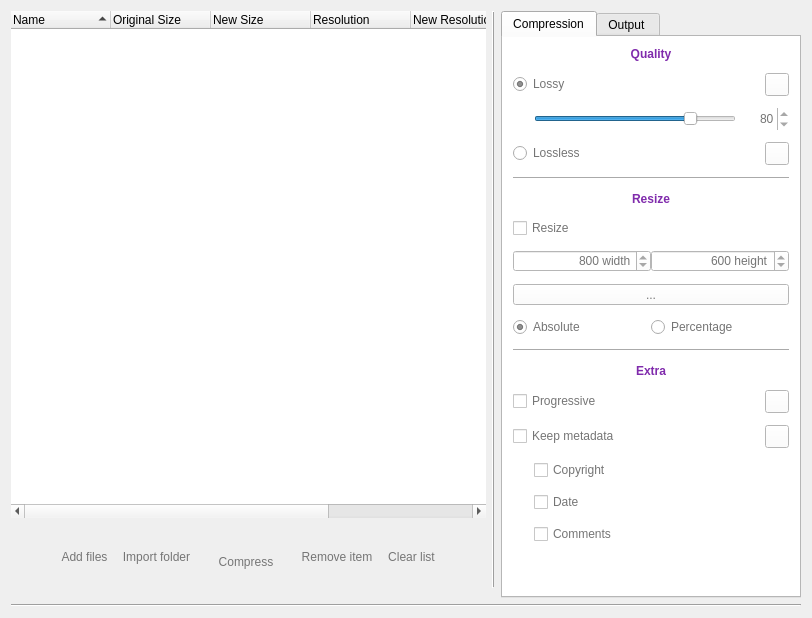
      <widget class="QWidget" name="horizontalLayoutWidget_2">
       <layout class="QGridLayout" name="mainGridLayout">
        <item row="1" column="1">
         <widget class="Line" name="sidePanelLine">
          <property name="minimumSize">
           <size>
            <width>0</width>
            <height>0</height>
           </size>
          </property>
          <property name="styleSheet">
           <string notr="true">margin-bottom:10px;</string>
          </property>
          <property name="frameShadow">
           <enum>QFrame::Raised</enum>
          </property>
          <property name="lineWidth">
           <number>1</number>
          </property>
          <property name="orientation">
           <enum>Qt::Vertical</enum>
          </property>
         </widget>
        </item>
        <item row="1" column="0">
         <layout class="QVBoxLayout" name="mainVLayout">
          <item>
           <widget class="QDropTreeWidget" name="listTreeWidget">
            <property name="sizePolicy">
             <sizepolicy hsizetype="Expanding" vsizetype="Expanding">
              <horstretch>0</horstretch>
              <verstretch>0</verstretch>
             </sizepolicy>
            </property>
            <property name="focusPolicy">
             <enum>Qt::ClickFocus</enum>
            </property>
            <property name="contextMenuPolicy">
             <enum>Qt::CustomContextMenu</enum>
            </property>
            <property name="acceptDrops">
             <bool>true</bool>
            </property>
            <property name="styleSheet">
             <string notr="true">QTreeWidget:focus {
	outline: none;
}</string>
            </property>
            <property name="frameShape">
             <enum>QFrame::NoFrame</enum>
            </property>
            <property name="frameShadow">
             <enum>QFrame::Plain</enum>
            </property>
            <property name="lineWidth">
             <number>0</number>
            </property>
            <property name="dragEnabled">
             <bool>false</bool>
            </property>
            <property name="dragDropOverwriteMode">
             <bool>false</bool>
            </property>
            <property name="dragDropMode">
             <enum>QAbstractItemView::DropOnly</enum>
            </property>
            <property name="selectionMode">
             <enum>QAbstractItemView::ExtendedSelection</enum>
            </property>
            <property name="indentation">
             <number>0</number>
            </property>
            <property name="sortingEnabled">
             <bool>true</bool>
            </property>
            <property name="animated">
             <bool>true</bool>
            </property>
            <attribute name="headerCascadingSectionResizes">
             <bool>false</bool>
            </attribute>
            <attribute name="headerHighlightSections">
             <bool>false</bool>
            </attribute>
            <attribute name="headerShowSortIndicator" stdset="0">
             <bool>true</bool>
            </attribute>
            <column>
             <property name="text">
              <string>Name</string>
             </property>
             <property name="font">
              <font>
               <weight>50</weight>
               <bold>false</bold>
              </font>
             </property>
            </column>
            <column>
             <property name="text">
              <string>Original Size</string>
             </property>
            </column>
            <column>
             <property name="text">
              <string>New Size</string>
             </property>
            </column>
            <column>
             <property name="text">
              <string>Resolution</string>
             </property>
            </column>
            <column>
             <property name="text">
              <string>New Resolution</string>
             </property>
            </column>
            <column>
             <property name="text">
              <string>Saved</string>
             </property>
            </column>
            <column>
             <property name="text">
              <string>Full Path</string>
             </property>
            </column>
           </widget>
          </item>
          <item>
           <layout class="QHBoxLayout" name="buttonsHLayout">
            <item>
             <widget class="QToolButton" name="settingsButton">
              <property name="styleSheet">
               <string notr="true">background-color: transparent;
border: none;</string>
              </property>
              <property name="text">
               <string/>
              </property>
              <property name="icon">
               <iconset resource="icons.qrc">
                <normaloff>:/icons/ui/settings.png</normaloff>:/icons/ui/settings.png</iconset>
              </property>
              <property name="iconSize">
               <size>
                <width>24</width>
                <height>24</height>
               </size>
              </property>
              <property name="checkable">
               <bool>true</bool>
              </property>
              <property name="checked">
               <bool>true</bool>
              </property>
             </widget>
            </item>
            <item>
             <spacer name="buttonsLSpacer">
              <property name="orientation">
               <enum>Qt::Horizontal</enum>
              </property>
              <property name="sizeHint" stdset="0">
               <size>
                <width>13</width>
                <height>17</height>
               </size>
              </property>
             </spacer>
            </item>
            <item>
             <widget class="QToolButton" name="addFilesButton">
              <property name="sizePolicy">
               <sizepolicy hsizetype="Fixed" vsizetype="Fixed">
                <horstretch>0</horstretch>
                <verstretch>0</verstretch>
               </sizepolicy>
              </property>
              <property name="minimumSize">
               <size>
                <width>0</width>
                <height>50</height>
               </size>
              </property>
              <property name="baseSize">
               <size>
                <width>0</width>
                <height>0</height>
               </size>
              </property>
              <property name="styleSheet">
               <string notr="true">QToolButton {
    background-color: transparent;
    border: none;
    color: #757575;
    border-bottom: 3px solid transparent;
    padding-bottom: 5px;
}

QToolButton:hover {
    color: #934ab8;
    border-bottom: 3px solid #934ab8;
}</string>
              </property>
              <property name="text">
               <string>Add files</string>
              </property>
              <property name="icon">
               <iconset resource="icons.qrc">
                <normaloff>:/icons/ui/add.png</normaloff>:/icons/ui/add.png</iconset>
              </property>
              <property name="iconSize">
               <size>
                <width>32</width>
                <height>32</height>
               </size>
              </property>
              <property name="toolButtonStyle">
               <enum>Qt::ToolButtonTextUnderIcon</enum>
              </property>
             </widget>
            </item>
            <item>
             <widget class="QToolButton" name="addFolderButton">
              <property name="sizePolicy">
               <sizepolicy hsizetype="Fixed" vsizetype="Fixed">
                <horstretch>0</horstretch>
                <verstretch>0</verstretch>
               </sizepolicy>
              </property>
              <property name="minimumSize">
               <size>
                <width>0</width>
                <height>50</height>
               </size>
              </property>
              <property name="styleSheet">
               <string notr="true">QToolButton {
    background-color: transparent;
    border: none;
    color: #757575;
    border-bottom: 3px solid transparent;
    padding-bottom: 5px;
}

QToolButton:hover {
    color: #934ab8;
    border-bottom: 3px solid #934ab8;
}</string>
              </property>
              <property name="text">
               <string>Import folder</string>
              </property>
              <property name="icon">
               <iconset resource="icons.qrc">
                <normaloff>:/icons/ui/folder.png</normaloff>:/icons/ui/folder.png</iconset>
              </property>
              <property name="iconSize">
               <size>
                <width>32</width>
                <height>32</height>
               </size>
              </property>
              <property name="toolButtonStyle">
               <enum>Qt::ToolButtonTextUnderIcon</enum>
              </property>
             </widget>
            </item>
            <item>
             <widget class="QToolButton" name="compressButton">
              <property name="sizePolicy">
               <sizepolicy hsizetype="Fixed" vsizetype="Fixed">
                <horstretch>0</horstretch>
                <verstretch>0</verstretch>
               </sizepolicy>
              </property>
              <property name="minimumSize">
               <size>
                <width>90</width>
                <height>74</height>
               </size>
              </property>
              <property name="maximumSize">
               <size>
                <width>64</width>
                <height>64</height>
               </size>
              </property>
              <property name="styleSheet">
               <string notr="true">QToolButton {
    background-color: transparent;
    border: none;
    color: #757575;
    border-bottom: 3px solid transparent;
    padding-bottom: 5px;
}

QToolButton:hover {
    color: #934ab8;
}</string>
              </property>
              <property name="text">
               <string>Compress</string>
              </property>
              <property name="icon">
               <iconset resource="icons.qrc">
                <normaloff>:/icons/ui/compress.png</normaloff>:/icons/ui/compress.png</iconset>
              </property>
              <property name="iconSize">
               <size>
                <width>48</width>
                <height>48</height>
               </size>
              </property>
              <property name="toolButtonStyle">
               <enum>Qt::ToolButtonTextUnderIcon</enum>
              </property>
             </widget>
            </item>
            <item>
             <widget class="QToolButton" name="removeItemButton">
              <property name="enabled">
               <bool>false</bool>
              </property>
              <property name="sizePolicy">
               <sizepolicy hsizetype="Fixed" vsizetype="Fixed">
                <horstretch>0</horstretch>
                <verstretch>0</verstretch>
               </sizepolicy>
              </property>
              <property name="minimumSize">
               <size>
                <width>0</width>
                <height>50</height>
               </size>
              </property>
              <property name="styleSheet">
               <string notr="true">QToolButton {
    background-color: transparent;
    border: none;
    color: #757575;
    border-bottom: 3px solid transparent;
    padding-bottom: 5px;
}

QToolButton:hover {
    color: #934ab8;
    border-bottom: 3px solid #934ab8;
}</string>
              </property>
              <property name="text">
               <string>Remove item</string>
              </property>
              <property name="icon">
               <iconset resource="icons.qrc">
                <normaloff>:/icons/ui/remove.png</normaloff>:/icons/ui/remove.png</iconset>
              </property>
              <property name="iconSize">
               <size>
                <width>32</width>
                <height>32</height>
               </size>
              </property>
              <property name="toolButtonStyle">
               <enum>Qt::ToolButtonTextUnderIcon</enum>
              </property>
             </widget>
            </item>
            <item>
             <widget class="QToolButton" name="clearButton">
              <property name="enabled">
               <bool>false</bool>
              </property>
              <property name="sizePolicy">
               <sizepolicy hsizetype="Fixed" vsizetype="Fixed">
                <horstretch>0</horstretch>
                <verstretch>0</verstretch>
               </sizepolicy>
              </property>
              <property name="minimumSize">
               <size>
                <width>0</width>
                <height>50</height>
               </size>
              </property>
              <property name="styleSheet">
               <string notr="true">QToolButton {
    background-color: transparent;
    border: none;
    color: #757575;
    border-bottom: 3px solid transparent;
    padding-bottom: 5px;
}

QToolButton:hover {
    color: #934ab8;
    border-bottom: 3px solid #934ab8;
}</string>
              </property>
              <property name="text">
               <string>Clear list</string>
              </property>
              <property name="icon">
               <iconset resource="icons.qrc">
                <normaloff>:/icons/ui/clear.png</normaloff>:/icons/ui/clear.png</iconset>
              </property>
              <property name="iconSize">
               <size>
                <width>32</width>
                <height>32</height>
               </size>
              </property>
              <property name="toolButtonStyle">
               <enum>Qt::ToolButtonTextUnderIcon</enum>
              </property>
             </widget>
            </item>
            <item>
             <spacer name="buttonsRSpacer">
              <property name="orientation">
               <enum>Qt::Horizontal</enum>
              </property>
              <property name="sizeHint" stdset="0">
               <size>
                <width>13</width>
                <height>17</height>
               </size>
              </property>
             </spacer>
            </item>
            <item>
             <widget class="QToolButton" name="showSidePanelButton">
              <property name="styleSheet">
               <string notr="true">background-color: transparent;
border: none;</string>
              </property>
              <property name="text">
               <string/>
              </property>
              <property name="icon">
               <iconset resource="icons.qrc">
                <normaloff>:/icons/ui/side_panel_active.png</normaloff>:/icons/ui/side_panel_active.png</iconset>
              </property>
              <property name="iconSize">
               <size>
                <width>24</width>
                <height>24</height>
               </size>
              </property>
              <property name="checkable">
               <bool>true</bool>
              </property>
              <property name="checked">
               <bool>true</bool>
              </property>
             </widget>
            </item>
           </layout>
          </item>
         </layout>
        </item>
        <item row="2" column="0" colspan="3">
         <widget class="Line" name="mainLine">
          <property name="orientation">
           <enum>Qt::Horizontal</enum>
          </property>
         </widget>
        </item>
        <item row="1" column="2">
         <widget class="QTabWidget" name="sidePanelTabWidget">
          <property name="sizePolicy">
           <sizepolicy hsizetype="Minimum" vsizetype="Expanding">
            <horstretch>0</horstretch>
            <verstretch>0</verstretch>
           </sizepolicy>
          </property>
          <property name="minimumSize">
           <size>
            <width>300</width>
            <height>0</height>
           </size>
          </property>
          <property name="styleSheet">
           <string notr="true">QTabWidget {
	background-color: white;
	color: #757575;
}</string>
          </property>
          <property name="currentIndex">
           <number>0</number>
          </property>
          <property name="documentMode">
           <bool>false</bool>
          </property>
          <widget class="QWidget" name="compressionTab">
           <property name="styleSheet">
            <string notr="true">QWidget {
	background: white;
	color: #757575;
}</string>
           </property>
           <attribute name="title">
            <string>Compression</string>
           </attribute>
           <layout class="QGridLayout" name="gridLayout_5">
            <property name="leftMargin">
             <number>10</number>
            </property>
            <property name="topMargin">
             <number>10</number>
            </property>
            <property name="rightMargin">
             <number>10</number>
            </property>
            <property name="bottomMargin">
             <number>10</number>
            </property>
            <property name="horizontalSpacing">
             <number>-1</number>
            </property>
            <property name="verticalSpacing">
             <number>12</number>
            </property>
            <item row="19" column="1" colspan="3">
             <widget class="QCheckBox" name="keepDateCheckBox">
              <property name="text">
               <string>Date</string>
              </property>
             </widget>
            </item>
            <item row="4" column="0" colspan="3">
             <widget class="QRadioButton" name="losslessRadioButton">
              <property name="text">
               <string>Lossless</string>
              </property>
              <property name="autoExclusive">
               <bool>true</bool>
              </property>
              <attribute name="buttonGroup">
               <string notr="true">qualityButtonGroup</string>
              </attribute>
             </widget>
            </item>
            <item row="21" column="1" colspan="2">
             <spacer name="verticalSpacer">
              <property name="orientation">
               <enum>Qt::Vertical</enum>
              </property>
              <property name="sizeHint" stdset="0">
               <size>
                <width>20</width>
                <height>40</height>
               </size>
              </property>
             </spacer>
            </item>
            <item row="2" column="1">
             <widget class="QSlider" name="qualitySlider">
              <property name="minimum">
               <number>1</number>
              </property>
              <property name="maximum">
               <number>100</number>
              </property>
              <property name="value">
               <number>80</number>
              </property>
              <property name="orientation">
               <enum>Qt::Horizontal</enum>
              </property>
              <property name="invertedAppearance">
               <bool>false</bool>
              </property>
              <property name="invertedControls">
               <bool>false</bool>
              </property>
              <property name="tickPosition">
               <enum>QSlider::NoTicks</enum>
              </property>
              <property name="tickInterval">
               <number>10</number>
              </property>
             </widget>
            </item>
            <item row="6" column="0" colspan="4">
             <widget class="Line" name="resizeLine">
              <property name="minimumSize">
               <size>
                <width>0</width>
                <height>0</height>
               </size>
              </property>
              <property name="orientation">
               <enum>Qt::Horizontal</enum>
              </property>
             </widget>
            </item>
            <item row="2" column="0">
             <spacer name="compressionTabberSpacer">
              <property name="orientation">
               <enum>Qt::Horizontal</enum>
              </property>
              <property name="sizeType">
               <enum>QSizePolicy::Fixed</enum>
              </property>
              <property name="sizeHint" stdset="0">
               <size>
                <width>15</width>
                <height>20</height>
               </size>
              </property>
             </spacer>
            </item>
            <item row="0" column="0" colspan="4">
             <widget class="QLabel" name="qualityLabel">
              <property name="font">
               <font>
                <weight>75</weight>
                <bold>true</bold>
               </font>
              </property>
              <property name="text">
               <string>&lt;html&gt;&lt;head/&gt;&lt;body&gt;&lt;p&gt;&lt;span style=&quot; color:#802bac;&quot;&gt;Quality&lt;/span&gt;&lt;/p&gt;&lt;/body&gt;&lt;/html&gt;</string>
              </property>
              <property name="alignment">
               <set>Qt::AlignCenter</set>
              </property>
             </widget>
            </item>
            <item row="20" column="1" colspan="3">
             <widget class="QCheckBox" name="keepCommentsCheckBox">
              <property name="text">
               <string>Comments</string>
              </property>
             </widget>
            </item>
            <item row="17" column="0" colspan="3">
             <widget class="QCheckBox" name="keepExifCheckBox">
              <property name="text">
               <string>Keep metadata</string>
              </property>
              <property name="tristate">
               <bool>true</bool>
              </property>
             </widget>
            </item>
            <item row="8" column="0" colspan="4">
             <widget class="QCheckBox" name="resizeCheckBox">
              <property name="text">
               <string>Resize</string>
              </property>
             </widget>
            </item>
            <item row="17" column="3">
             <widget class="QToolButton" name="exifInfoButton">
              <property name="sizePolicy">
               <sizepolicy hsizetype="Preferred" vsizetype="Fixed">
                <horstretch>0</horstretch>
                <verstretch>0</verstretch>
               </sizepolicy>
              </property>
              <property name="text">
               <string/>
              </property>
              <property name="icon">
               <iconset resource="icons.qrc">
                <normaloff>:/icons/ui/info.png</normaloff>:/icons/ui/info.png</iconset>
              </property>
             </widget>
            </item>
            <item row="1" column="0" colspan="3">
             <widget class="QRadioButton" name="lossyRadioButton">
              <property name="text">
               <string>Lossy</string>
              </property>
              <property name="checked">
               <bool>true</bool>
              </property>
              <property name="autoExclusive">
               <bool>true</bool>
              </property>
              <attribute name="buttonGroup">
               <string notr="true">qualityButtonGroup</string>
              </attribute>
             </widget>
            </item>
            <item row="4" column="3">
             <widget class="QToolButton" name="losslessInfoButton">
              <property name="sizePolicy">
               <sizepolicy hsizetype="Preferred" vsizetype="Fixed">
                <horstretch>0</horstretch>
                <verstretch>0</verstretch>
               </sizepolicy>
              </property>
              <property name="text">
               <string/>
              </property>
              <property name="icon">
               <iconset resource="icons.qrc">
                <normaloff>:/icons/ui/info.png</normaloff>:/icons/ui/info.png</iconset>
              </property>
             </widget>
            </item>
            <item row="2" column="2" colspan="2">
             <widget class="QSpinBox" name="qualitySpinBox">
              <property name="focusPolicy">
               <enum>Qt::ClickFocus</enum>
              </property>
              <property name="frame">
               <bool>false</bool>
              </property>
              <property name="alignment">
               <set>Qt::AlignRight|Qt::AlignTrailing|Qt::AlignVCenter</set>
              </property>
              <property name="correctionMode">
               <enum>QAbstractSpinBox::CorrectToNearestValue</enum>
              </property>
              <property name="minimum">
               <number>1</number>
              </property>
              <property name="maximum">
               <number>100</number>
              </property>
              <property name="value">
               <number>80</number>
              </property>
             </widget>
            </item>
            <item row="10" column="0" colspan="4">
             <layout class="QHBoxLayout" name="resizeHLayout">
              <item>
               <widget class="QSpinBox" name="widthSpinBox">
                <property name="enabled">
                 <bool>false</bool>
                </property>
                <property name="focusPolicy">
                 <enum>Qt::ClickFocus</enum>
                </property>
                <property name="alignment">
                 <set>Qt::AlignRight|Qt::AlignTrailing|Qt::AlignVCenter</set>
                </property>
                <property name="correctionMode">
                 <enum>QAbstractSpinBox::CorrectToNearestValue</enum>
                </property>
                <property name="suffix">
                 <string> width</string>
                </property>
                <property name="minimum">
                 <number>1</number>
                </property>
                <property name="maximum">
                 <number>99999</number>
                </property>
                <property name="singleStep">
                 <number>10</number>
                </property>
                <property name="value">
                 <number>800</number>
                </property>
               </widget>
              </item>
              <item>
               <widget class="QSpinBox" name="heightSpinBox">
                <property name="enabled">
                 <bool>false</bool>
                </property>
                <property name="focusPolicy">
                 <enum>Qt::ClickFocus</enum>
                </property>
                <property name="alignment">
                 <set>Qt::AlignRight|Qt::AlignTrailing|Qt::AlignVCenter</set>
                </property>
                <property name="correctionMode">
                 <enum>QAbstractSpinBox::CorrectToNearestValue</enum>
                </property>
                <property name="suffix">
                 <string> height</string>
                </property>
                <property name="minimum">
                 <number>1</number>
                </property>
                <property name="maximum">
                 <number>99999</number>
                </property>
                <property name="singleStep">
                 <number>10</number>
                </property>
                <property name="value">
                 <number>600</number>
                </property>
               </widget>
              </item>
             </layout>
            </item>
            <item row="18" column="1" colspan="3">
             <widget class="QCheckBox" name="keepCopyrightCheckBox">
              <property name="text">
               <string>Copyright</string>
              </property>
             </widget>
            </item>
            <item row="7" column="0" colspan="4">
             <widget class="QLabel" name="resizeLabel">
              <property name="font">
               <font>
                <weight>75</weight>
                <bold>true</bold>
               </font>
              </property>
              <property name="text">
               <string>&lt;html&gt;&lt;head/&gt;&lt;body&gt;&lt;p&gt;&lt;span style=&quot; color:#802bac;&quot;&gt;Resize&lt;/span&gt;&lt;/p&gt;&lt;/body&gt;&lt;/html&gt;</string>
              </property>
              <property name="alignment">
               <set>Qt::AlignCenter</set>
              </property>
             </widget>
            </item>
            <item row="16" column="0" colspan="3">
             <widget class="QCheckBox" name="progressiveCheckBox">
              <property name="text">
               <string>Progressive</string>
              </property>
             </widget>
            </item>
            <item row="15" column="0" colspan="4">
             <widget class="QLabel" name="extraLabel">
              <property name="font">
               <font>
                <weight>75</weight>
                <bold>true</bold>
               </font>
              </property>
              <property name="text">
               <string>&lt;html&gt;&lt;head/&gt;&lt;body&gt;&lt;p&gt;&lt;span style=&quot; color:#802bac;&quot;&gt;Extra&lt;/span&gt;&lt;/p&gt;&lt;/body&gt;&lt;/html&gt;</string>
              </property>
              <property name="alignment">
               <set>Qt::AlignCenter</set>
              </property>
             </widget>
            </item>
            <item row="16" column="3">
             <widget class="QToolButton" name="progressiveInfoButton">
              <property name="sizePolicy">
               <sizepolicy hsizetype="Preferred" vsizetype="Fixed">
                <horstretch>0</horstretch>
                <verstretch>0</verstretch>
               </sizepolicy>
              </property>
              <property name="text">
               <string/>
              </property>
              <property name="icon">
               <iconset resource="icons.qrc">
                <normaloff>:/icons/ui/info.png</normaloff>:/icons/ui/info.png</iconset>
              </property>
             </widget>
            </item>
            <item row="13" column="0" colspan="4">
             <layout class="QHBoxLayout" name="resizeMethodHLayout">
              <item>
               <widget class="QRadioButton" name="absoluteResizeRadioButton">
                <property name="enabled">
                 <bool>false</bool>
                </property>
                <property name="text">
                 <string>Absolute</string>
                </property>
                <property name="checked">
                 <bool>true</bool>
                </property>
                <property name="autoExclusive">
                 <bool>true</bool>
                </property>
                <attribute name="buttonGroup">
                 <string notr="true">resizeButtonGroup</string>
                </attribute>
               </widget>
              </item>
              <item>
               <widget class="QRadioButton" name="percentageResizeRadioButton">
                <property name="enabled">
                 <bool>false</bool>
                </property>
                <property name="text">
                 <string>Percentage</string>
                </property>
                <property name="autoExclusive">
                 <bool>true</bool>
                </property>
                <attribute name="buttonGroup">
                 <string notr="true">resizeButtonGroup</string>
                </attribute>
               </widget>
              </item>
             </layout>
            </item>
            <item row="14" column="0" colspan="4">
             <widget class="Line" name="extraLine">
              <property name="styleSheet">
               <string notr="true">QWidget {
}</string>
              </property>
              <property name="orientation">
               <enum>Qt::Horizontal</enum>
              </property>
             </widget>
            </item>
            <item row="1" column="3">
             <widget class="QToolButton" name="lossyInfoButton">
              <property name="sizePolicy">
               <sizepolicy hsizetype="Preferred" vsizetype="Fixed">
                <horstretch>0</horstretch>
                <verstretch>0</verstretch>
               </sizepolicy>
              </property>
              <property name="text">
               <string/>
              </property>
              <property name="icon">
               <iconset resource="icons.qrc">
                <normaloff>:/icons/ui/info.png</normaloff>:/icons/ui/info.png</iconset>
              </property>
             </widget>
            </item>
            <item row="11" column="0" colspan="4">
             <widget class="QToolButton" name="toolButton">
              <property name="sizePolicy">
               <sizepolicy hsizetype="Expanding" vsizetype="Fixed">
                <horstretch>0</horstretch>
                <verstretch>0</verstretch>
               </sizepolicy>
              </property>
              <property name="text">
               <string>...</string>
              </property>
             </widget>
            </item>
           </layout>
          </widget>
          <widget class="QWidget" name="outputTab">
           <property name="styleSheet">
            <string notr="true">QWidget {
	background: white;
}</string>
           </property>
           <attribute name="title">
            <string>Output </string>
           </attribute>
          </widget>
         </widget>
        </item>
       </layout>
      </widget>
